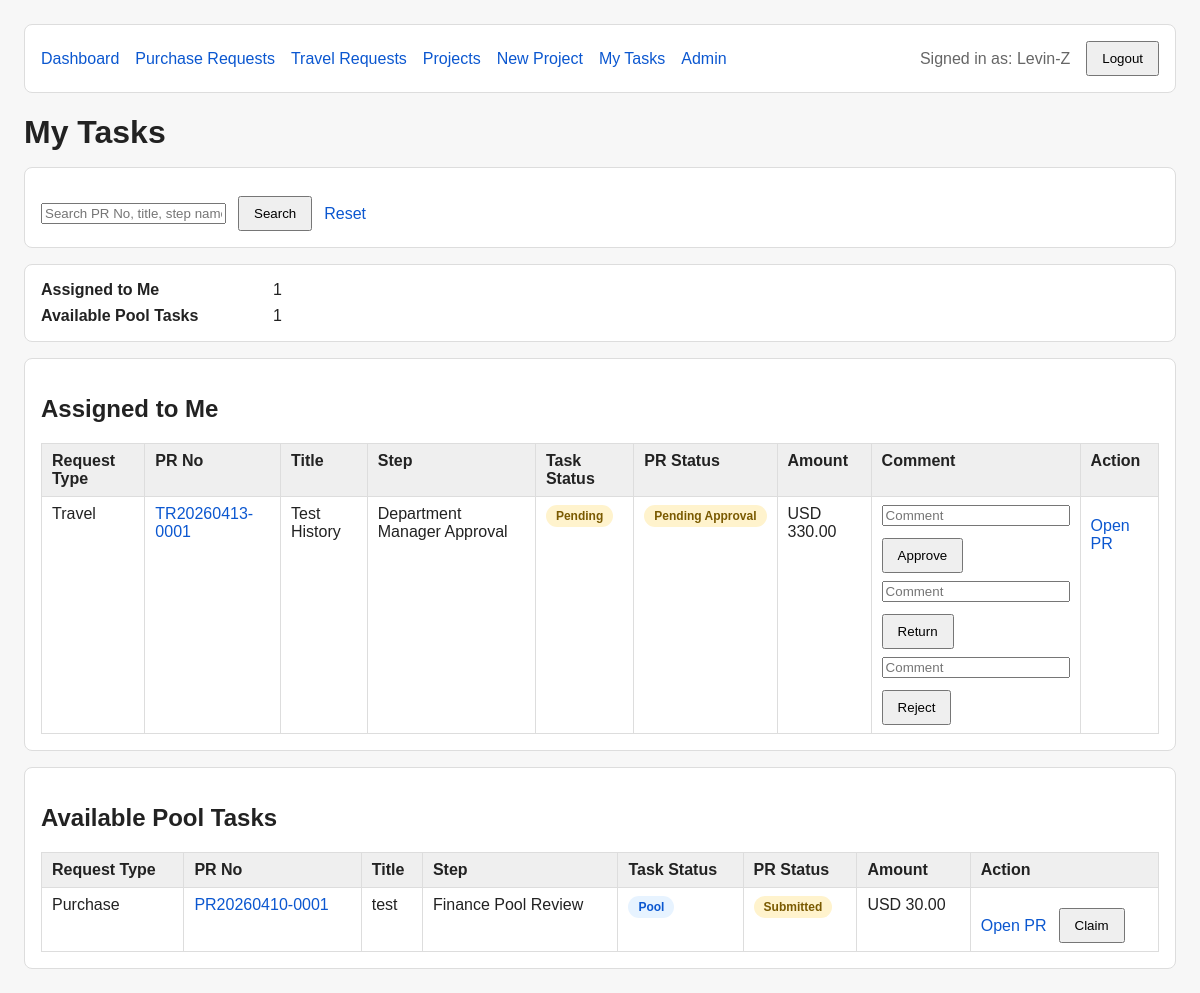
/approvals/my-tasks/ (signed in), run on the app's committed database.
### accounts/models.py (models this page shows)
class User(AbstractUser):
    employee_id = models.CharField(max_length=30, blank=True, default="")
    display_name = models.CharField(max_length=150, blank=True, default="")
    job_title = models.CharField(max_length=100, blank=True, default="")
    phone = models.CharField(max_length=30, blank=True, default="")
    approval_level = models.CharField(
        max_length=20,
        choices=ApprovalLevel,
        default=ApprovalLevel.STAFF,
    )
    primary_department = models.ForeignKey(
        "Department",
        null=True,
        blank=True,
        on_delete=models.SET_NULL,
        related_name="primary_users",
    )
    can_approve_all_departments = models.BooleanField(default=False)
    class Meta:
        db_table = "PS_A8_USER"
        verbose_name = "User"
        verbose_name_plural = "Users"
    def __str__(self):
        return self.display_name or self.username

### approvals/models.py (models this page shows, shortened)
class ApprovalTask(models.Model):
    purchase_request = models.ForeignKey(
        "purchase.PurchaseRequest",
        null=True,
        blank=True,
        on_delete=models.CASCADE,
        related_name="approval_tasks",
    )
    request_content_type = models.ForeignKey(
        ContentType,
        null=True,
        blank=True,
        on_delete=models.CASCADE,
        related_name="approval_tasks",
    )
    request_object_id = models.PositiveBigIntegerField(
        null=True,
        blank=True,
    )
    request_object = GenericForeignKey("request_content_type", "request_object_id")
    rule = models.ForeignKey(
        ApprovalRule,
        on_delete=models.PROTECT,
        related_name="tasks",
    )
    step = models.ForeignKey(
        ApprovalRuleStep,
        on_delete=models.PROTECT,
        related_name="tasks",
    )
    step_no = models.PositiveIntegerField()
    step_name = models.CharField(max_length=100)
    assigned_user = models.ForeignKey(
        settings.AUTH_USER_MODEL,
        null=True,
        blank=True,
        on_delete=models.SET_NULL,
        related_name="approval_tasks",
    )
    status = models.CharField(
        max_length=20,
        choices=ApprovalTaskStatus,
        default=ApprovalTaskStatus.WAITING,
    )
    acted_by = models.ForeignKey(
        settings.AUTH_USER_MODEL,
        null=True,
        blank=True,
        on_delete=models.SET_NULL,
        related_name="acted_approval_tasks",
    )
    acted_at = models.DateTimeField(null=True, blank=True)
    comment = models.TextField(blank=True, default="")
    created_at = models.DateTimeField(auto_now_add=True)
    class Meta:
        db_table = "PS_A8_AP_TASK"
        verbose_name = "Approval Task"
        verbose_name_plural = "Approval Tasks"
        ordering = ["purchase_request", "step_no"]
        unique_together = ("purchase_request", "step_no")
    def get_request_object(self):
        return self.request_object or self.purchase_request
    @property
    def request_no(self):
        request_obj = self.get_request_object()
        return getattr(request_obj, "pr_no", "") or getattr(request_obj, "travel_no", "") or ""
    @property
    def request_title(self):
        request_obj = self.get_request_object()
        return getattr(request_obj, "title", "") or getattr(request_obj, "purpose", "") or ""

### travel/models.py (models this page shows, shortened)
class TravelRequest(models.Model):
    travel_no = models.CharField(max_length=30, unique=True, blank=True)
    requester = models.ForeignKey(
        settings.AUTH_USER_MODEL,
        on_delete=models.PROTECT,
        related_name="travel_requests",
    )
    request_department = models.ForeignKey(
        "accounts.Department",
        on_delete=models.PROTECT,
        related_name="travel_requests",
    )
    project = models.ForeignKey(
        "projects.Project",
        on_delete=models.PROTECT,
        related_name="travel_requests",
    )
    matched_rule = models.ForeignKey(
        "approvals.ApprovalRule",
        null=True,
        blank=True,
        on_delete=models.SET_NULL,
        related_name="travel_requests",
    )
    status = models.CharField(
        max_length=30,
        choices=TravelRequestStatus,
        default=TravelRequestStatus.DRAFT,
    )
    request_date = models.DateField(default=timezone.localdate)
    purpose = models.CharField(max_length=200)
    origin_city = models.CharField(max_length=100)
    destination_city = models.CharField(max_length=100)
    start_date = models.DateField()
    end_date = models.DateField()
    estimated_total = models.DecimalField(max_digits=12, decimal_places=2, default=0)
    actual_total = models.DecimalField(max_digits=12, decimal_places=2, default=0)
    currency = models.CharField(
        max_length=10,
        choices=CurrencyCode,
        default=CurrencyCode.USD,
    )
    notes = models.TextField(blank=True, default="")
    class Meta:
        db_table = "PS_A8_TR_HDR"
        verbose_name = "Travel Request"
        verbose_name_plural = "Travel Requests"
        ordering = ["-request_date", "travel_no"]

### purchase/models.py (models this page shows, shortened)
class PurchaseRequest(models.Model):
    pr_no = models.CharField(max_length=30, unique=True)
    title = models.CharField(max_length=200)
    requester = models.ForeignKey(
        settings.AUTH_USER_MODEL,
        on_delete=models.PROTECT,
        related_name="purchase_requests",
    )
    request_department = models.ForeignKey(
        "accounts.Department",
        on_delete=models.PROTECT,
        related_name="purchase_requests",
    )
    project = models.ForeignKey(
        "projects.Project",
        on_delete=models.PROTECT,
        related_name="purchase_requests",
    )
    matched_rule = models.ForeignKey(
        "approvals.ApprovalRule",
        null=True,
        blank=True,
        on_delete=models.SET_NULL,
        related_name="purchase_requests",
    )
    status = models.CharField(
        max_length=20,
        choices=RequestStatus,
        default=RequestStatus.DRAFT,
    )
    fulfillment_status = models.CharField(
        max_length=20,
        choices=PurchaseFulfillmentStatus,
        default=PurchaseFulfillmentStatus.NOT_STARTED,
    )
    request_date = models.DateField()
    needed_by_date = models.DateField(null=True, blank=True)
    currency = models.CharField(
    max_length=10,
    choices=CurrencyCode,
    default=CurrencyCode.USD,
    )
    estimated_total = models.DecimalField(max_digits=12, decimal_places=2, default=0)
    justification = models.TextField(blank=True, default="")
    vendor_suggestion = models.CharField(max_length=100, blank=True, default="")
    delivery_location = models.CharField(max_length=200, blank=True, default="")
    notes = models.TextField(blank=True, default="")
    class Meta:
        db_table = "PS_A8_PR_HDR"
        verbose_name = "Purchase Request"
        verbose_name_plural = "Purchase Requests"
        ordering = ["-request_date", "pr_no"]

### approvals/views.py (the view, shortened to what this page needs)
# urls.py: path("my-tasks/", views.my_tasks, name="my_tasks"),
@login_required
def my_tasks(request):
    search_q = request.GET.get("q", "").strip()
    assigned_qs = (
        ApprovalTask.objects.filter(
            status=ApprovalTaskStatus.PENDING,
            assigned_user=request.user,
        )
        .select_related(
            "purchase_request",
            "request_content_type",
            "rule",
            "step",
            "assigned_user",
        )
        .prefetch_related("candidates")
        .order_by("created_at", "id")
    )
    pool_qs = (
        ApprovalTask.objects.filter(
            status=ApprovalTaskStatus.POOL,
            candidates__user=request.user,
            candidates__is_active=True,
        )
        .select_related(
            "purchase_request",
            "request_content_type",
            "rule",
            "step",
        )
        .prefetch_related("candidates")
        .distinct()
        .order_by("created_at", "id")
    )
    assigned_tasks = list(assigned_qs)
    pool_tasks = list(pool_qs)
    for task in assigned_tasks:
        _decorate_task(task)
    for task in pool_tasks:
        _decorate_task(task)
    assigned_count = len(assigned_tasks)
    pool_count = len(pool_tasks)
    assigned_paginator = Paginator(assigned_tasks, 8)
    pool_paginator = Paginator(pool_tasks, 8)
    assigned_page_obj = assigned_paginator.get_page(request.GET.get("assigned_page"))
    pool_page_obj = pool_paginator.get_page(request.GET.get("pool_page"))
    context = {
        "assigned_tasks": assigned_page_obj.object_list,
        "pool_tasks": pool_page_obj.object_list,
        "assigned_count": assigned_count,
        "pool_count": pool_count,
        "assigned_page_obj": assigned_page_obj,
        "pool_page_obj": pool_page_obj,
        "assigned_pagination_querystring": _build_querystring(request.GET, ["assigned_page"]),
        "pool_pagination_querystring": _build_querystring(request.GET, ["pool_page"]),
        "search_q": search_q,
    }
    return render(request, "approvals/my_tasks.html", context)

### approvals/templates/approvals/my_tasks.html (shortened to what this page needs)
{% extends "purchase/base.html" %}
{% block page_title %}My Tasks{% endblock %}
    {% block content %}
    <div class="card">
        <form method="get">
            <div class="action-row">
                <input type="text" name="q" value="{{ search_q }}" placeholder="Search PR No, title, step name">
                <button type="submit">Search</button>
                <a href="{% url 'approvals:my_tasks' %}">Reset</a>
            </div>
        </form>
    </div>
    <div class="card">
        <div class="summary-grid">
            <div class="summary-label">Assigned to Me</div>
            <div>{{ assigned_count }}</div>
            <div class="summary-label">Available Pool Tasks</div>
            <div>{{ pool_count }}</div>
        </div>
    </div>
    <div class="card">
        <h2>Assigned to Me</h2>
        <table>
            <thead>
                <tr>
                    <th>Request Type</th>
                    <th>PR No</th>
                    <th>Title</th>
                    <th>Step</th>
                    <th>Task Status</th>
                    <th>PR Status</th>
                    <th>Amount</th>
                    <th>Comment</th>
                    <th>Action</th>
                </tr>
            </thead>
            <tbody>
                {% for task in assigned_tasks %}
                <tr>
                    <td>{{ task.request_type_label }}</td>
                    <td>
                        <a href="{{ task.request_detail_url }}">
                            {{ task.request_no }}
                        </a>
                    </td>
                    <td>{{ task.request_title }}</td>
                    <td>{{ task.step_name }}</td>
                    <td><span class="badge {{ task.task_status_badge_class }}">{{ task.get_status_display }}</span></td>
                    <td><span class="badge {{ task.pr_status_badge_class }}">{{ task.request_status_display }}</span></td>
                    <td>{{ task.request_currency }}  {{ task.request_amount }}</td>
                    <td>
                        <form method="post" action="{% url 'approvals:task_approve' task.id %}">
                            <input type="text" name="comment" style="width: 180px;" placeholder="Comment">
                            <div class="action-row">
                                <button type="submit">Approve</button>
                            </div>
                        </form>
                        <form method="post" action="{% url 'approvals:task_return' task.id %}" style="margin-top: 8px;">
                            <input type="text" name="comment" style="width: 180px;" placeholder="Comment">
                            <div class="action-row">
                                <button type="submit">Return</button>
                            </div>
                        </form>
                        <form method="post" action="{% url 'approvals:task_reject' task.id %}" style="margin-top: 8px;">
                            <input type="text" name="comment" style="width: 180px;" placeholder="Comment">
                            <div class="action-row">
                                <button type="submit">Reject</button>
                            </div>
                        </form>
                    </td>
                    <td>
                        <div class="action-row">
                            <a href="{{ task.request_detail_url }}">Open PR</a>
                        </div>
                    </td>
                </tr>
                {% empty %}
                <tr>
                    <td colspan="8">No assigned tasks.</td>
                </tr>
                {% endfor %}
            </tbody>
        </table>
    </div>
    <div class="card">
        <h2>Available Pool Tasks</h2>
        <table>
            <thead>
                <tr>
                    <th>Request Type</th>
                    <th>PR No</th>
                    <th>Title</th>
                    <th>Step</th>
                    <th>Task Status</th>
                    <th>PR Status</th>
                    <th>Amount</th>
                    <th>Action</th>
                </tr>
            </thead>
            <tbody>
                {% for task in pool_tasks %}
                <tr>
                    <td>{{ task.request_type_label }}</td>
                    <td>
                        <a href="{{ task.request_detail_url }}">
                            {{ task.request_no }}
                        </a>
                    </td>
                    <td>{{ task.request_title }}</td>
                    <td>{{ task.step_name }}</td>
                    <td><span class="badge {{ task.task_status_badge_class }}">{{ task.get_status_display }}</span></td>
                    <td><span class="badge {{ task.pr_status_badge_class }}">{{ task.request_status_display }}</span></td>
                    <td>{{ task.request_currency }}  {{ task.request_amount }}</td>
                    <td>
                        <div class="action-row">
                            <a href="{{ task.request_detail_url }}">Open PR</a>
                            <form method="post" action="{% url 'approvals:task_claim' task.id %}">
                                <button type="submit">Claim</button>
                            </form>
                        </div>
                    </td>
                </tr>
                {% empty %}
                <tr>
                    <td colspan="7">No available pool tasks.</td>
                </tr>
                {% endfor %}
            </tbody>
        </table>
    </div>
    {% endblock %}

### purchase/templates/purchase/base.html (shortened to what this page needs)
<!DOCTYPE html>
<html lang="en">
<head>
</head>
<body>
    <div class="card top-nav">
        {% if request.user.is_authenticated %}
        <a href="{% url 'dashboard:home' %}">Dashboard</a>
        <a href="{% url 'purchase:pr_list' %}">Purchase Requests</a>
        <a href="{% url 'travel:tr_list' %}">Travel Requests</a>
        <a href="{% url 'projects:project_list' %}">Projects</a>
        {% if nav_can_create_project %}
        <a href="{% url 'projects:project_create' %}">New Project</a>
        {% endif %}
        <a href="{% url 'approvals:my_tasks' %}">My Tasks</a>
        {% if request.user.is_staff %}
        <a href="{% url 'admin:index' %}">Admin</a>
        {% endif %}
        <span class="muted">Signed in as: {{ request.user }}</span>
        <form method="post" action="{% url 'logout' %}" class="inline-form">
            <button type="submit">Logout</button>
        </form>
        {% else %}
        <a href="{% url 'login' %}">Login</a>
        {% endif %}
    </div>
    <h1 class="page-title">{% block page_title %}{% endblock %}</h1>
    {% block content %}{% endblock %}
</body>
</html>

### data on the page
User: user "Levin-Z"
ApprovalTask: request_type_label "Travel", request_no "TR20260413-0001", request_title "Test History", step_name "Department Manager Approval", status "Pending", request_status_display "Pending Approval", request_currency "USD", request_amount "330.00"
ApprovalTask: request_type_label "Purchase", request_no "PR20260410-0001", request_title "test", step_name "Finance Pool Review", status "Pool", request_status_display "Submitted", request_currency "USD", request_amount "30.00"

### other printed values
{{ assigned_count }} "1"
{{ pool_count }} "1"
